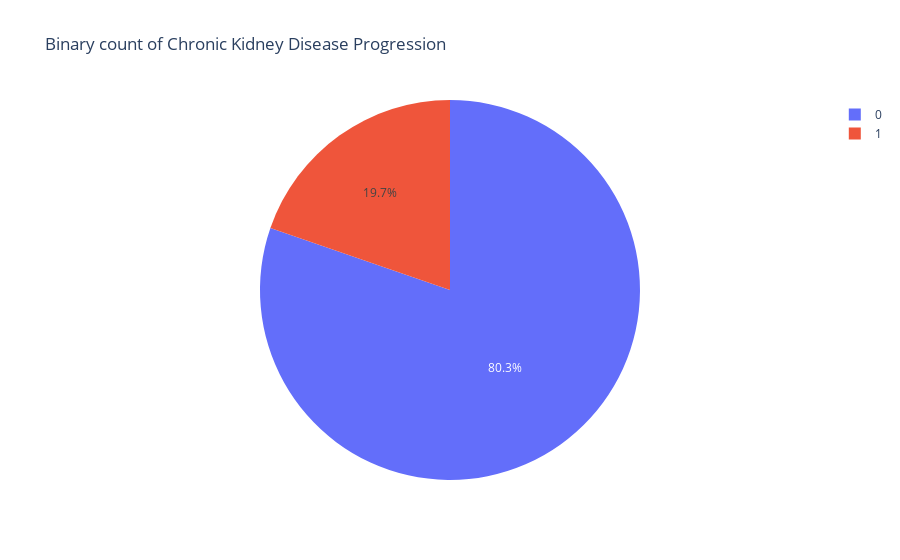

Notebook code for this chart:
### Markdown cell above
## Visualizations to understand the Data

### Code cell
## plot a pie chart of the binary class
binary_class = data['CKD_Progression'].value_counts(ascending=False).reset_index()
print(binary_class)

# visualize the rows
fig = px.pie(binary_class, values='count', names='CKD_Progression', title='Binary count of Chronic Kidney Disease Progression')
fig.show()

### Figure 1 — Plotly figure (JSON) as saved in the notebook; plotly's stock layout.template omitted (floating-point values rounded to 4 significant figures)
{"data": [{"domain": {"x": [0, 1], "y": [0, 1]}, "hovertemplate": "CKD_Progression=%{label}<br>count=%{value}<extra></extra>", "labels": [0, 1], "legendgroup": "", "name": "", "showlegend": true, "type": "pie", "values": [778, 191]}], "layout": {"legend": {"tracegroupgap": 0}, "title": {"text": "Binary count of Chronic Kidney Disease Progression"}}}
